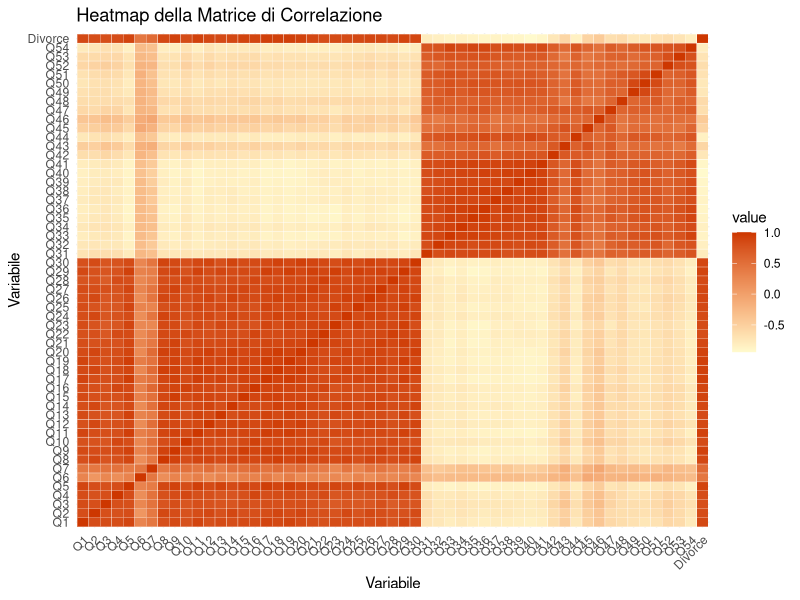
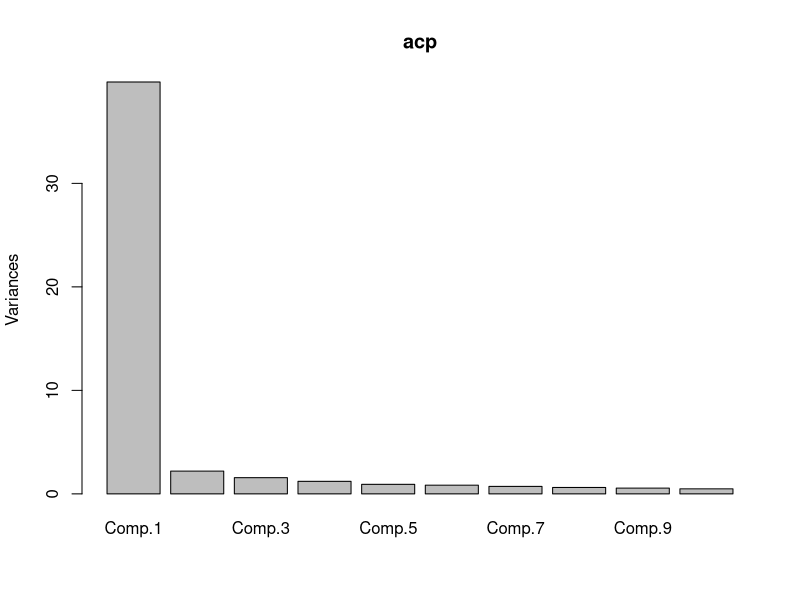
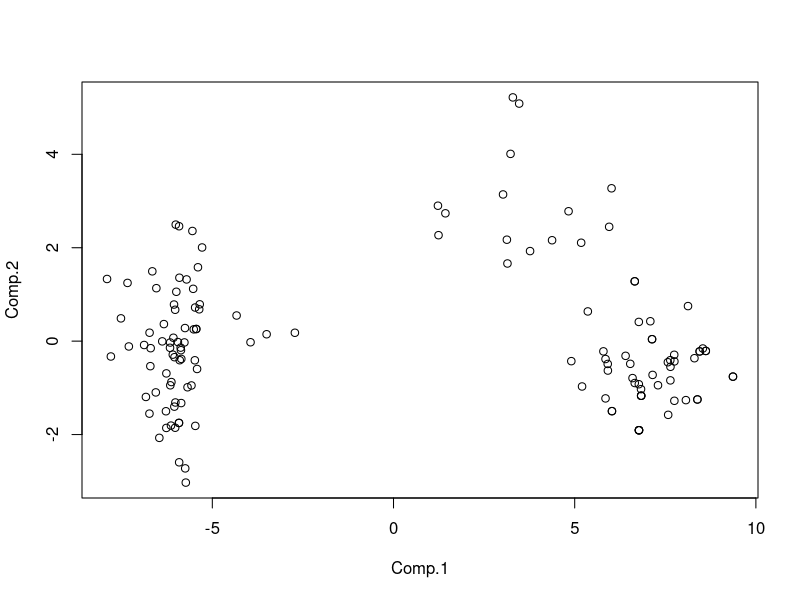

Source code (R) for these figures, in order: (Note: this script raises an error after producing the figures.)

###
library(readr)
library(corrplot) 
library(ggplot2)
###


divorce_data <- read.csv("divorce_data.csv", sep = ";")


########### FASE 1. ANALISI PRELIMINARE ############

### VERIFICA DELLA TIPOLOGIA DI VARIABILI
# devono essere tutte type factor, dato che le risposte al sondaggio possono
# essere solo: 0, 1, 2, 3, 4, 5
# anche la variabile risposta "Divorce" deve essere type factor


str(divorce_data)

# tutte le variabili sono type int: le trasformo in type factor

# for (col in names(divorce_data)) {
#   if (is.numeric(divorce_data[[col]])) {
#     divorce_data[[col]] <- as.factor(divorce_data[[col]])
#   }
# }

# str(divorce_data)
# da fare dopo se no non si può calcolare la correlazione



### DIVIDIAMO IN TRAINING E TEST

train_size <- floor(0.80*nrow(divorce_data))
set.seed(12)

train_index <- sample(seq_len(nrow(divorce_data)), size = train_size)
training <- divorce_data[train_index, ]

test <- divorce_data[-train_index, ]


# salvo i dati originali perima di effettuare pulizia dati
training_original <- training
test_original <- test


# il problema è bilanciato?
# Vediamo se le proporzioni tra le due classi coincidono nei vari dataset
round(prop.table(table(training$Divorce)), 2)
round(prop.table(table(test$Divorce)), 2)
# bilanciato


############# FASE 2. ANALISI ESPLORATIVE ################

### VERIFICA MISSING 
# ci sono valori mancanti?
sum(is.na(divorce_data))
# no

# All responses were collected on a 5 point scale 
# (0=Never, 1=Seldom, 2=Averagely, 3=Frequently, 4=Always).


# controllo se ci sono valori diversi da questi

valori_consentiti <- 0:5

for (col in names(divorce_data)) {
  valori_unici <- unique(divorce_data[[col]])
  valori_non_consentiti <- setdiff(valori_unici, valori_consentiti)
  
  if (length(valori_non_consentiti) > 0) {
    cat("Nel dataset ci sono valori non consentiti nella colonna", col, ":", valori_non_consentiti, "\n")
  }
}

# nessun valore diverso da quelli previsti

##### -> TRAINING

### STATISTICHE DESCRITTIVE
summary(training)


### ANALISI CORRELAZIONE

# da fare dopo la PCA




###### PCA ###### 

matrice_correlazione <- cor(divorce_data)
matrice_correlazione

library(ggplot2)
library(reshape2)
melted_correlation <- reshape2::melt(matrice_correlazione)
melted_correlation$value <- melted_correlation$value

# Crea un heatmap della matrice di correlazione
ggplot(data = melted_correlation, aes(Var2, Var1, fill = value)) +
  geom_tile(color = "white") +
  scale_fill_gradient(low = "lemonchiffon", high = "orangered3") +
  theme_minimal() +
  theme(axis.text.x = element_text(angle = 45, hjust = 1)) +
  labs(title = "Heatmap della Matrice di Correlazione",
       x = "Variabile",
       y = "Variabile")


acp <- princomp(training[,-55], cor=T)
summary(acp)
screeplot(acp)


plot(acp$scores)
text(acp$scores, rownames(nuovi_dati))
abline(h=0, v=0)

biplot(acp)


x <- prcomp(training, scale. = TRUE)
ses <- x$rotation
ses
options(max.print = 10000000)

loadings_1 <- reshape2::melt(ses)
loadings_1$value <- loadings_1$value

melted_correlation <- reshape2::melt(matrice_correlazione)
melted_correlation$value <- melted_correlation$value

# Crea un heatmap della matrice di correlazione
ggplot(data = loadings_1, aes(Var2, Var1, fill = value)) +
  geom_tile(color = "white") +
  geom_text(aes(label=round(value, 2)), size=1.5) +
  scale_fill_gradient(low = "lemonchiffon", high = "orangered4") +
  theme_minimal() +
  theme(axis.text.x = element_text(angle = 45, hjust = 1)) +
  labs(title = "Heatmap della Componenti Principali",
       x = "Variabile",
       y = "Variabile")

# Moltiplicare i loading per le osservazioni per ottenere le PCs da utilizzare
# nella regressione logistica
PCs <- predict(acp)[, 1:5]
PCs

training$Divorce <- as.factor(training$Divorce)
modello <- glm(Divorce~PCs,family=binomial,data=training)
summary(modello)




